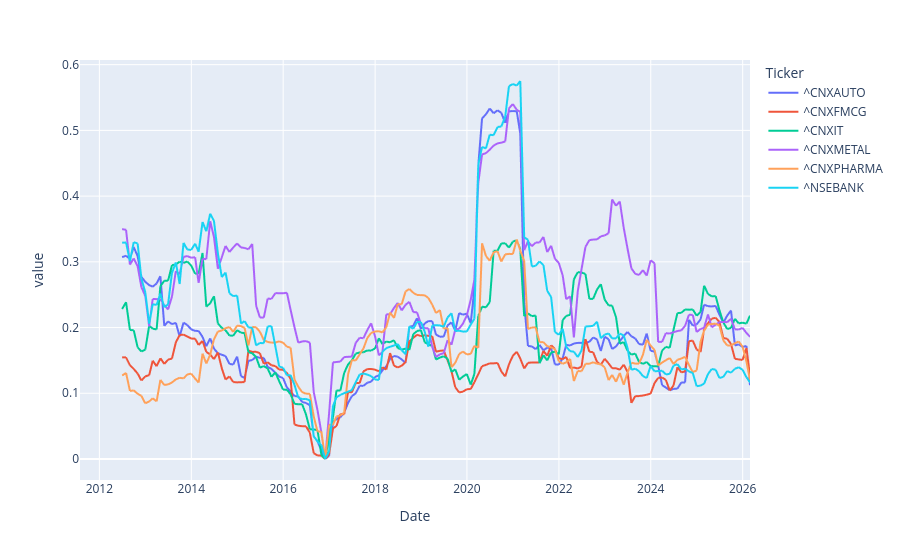

Here is the notebook cell this chart was saved with:
### Markdown cell above
# Monthly Historical Volatility

### Code cell
Trading_days = 12

historical_volatility = monthly_returns.rolling(window=Trading_days).std() * np.sqrt(Trading_days)
historical_volatility.plot()

### Figure 1 — Plotly figure (JSON) as saved in the notebook; plotly's stock layout.template omitted (floating-point values rounded to 4 significant figures; data arrays with more than 128 entries replaced by an {"elided": "..."} marker saying what was removed)
{"data": [{"hovertemplate": "Ticker=^CNXAUTO<br>Date=%{x}<br>value=%{y}<extra></extra>", "legendgroup": "^CNXAUTO", "line": {"color": "#636efa", "dash": "solid"}, "marker": {"symbol": "circle"}, "mode": "lines", "name": "^CNXAUTO", "showlegend": true, "type": "scattergl", "x": {"elided": "176 str values"}, "xaxis": "x", "y": {"elided": "176 float values"}, "yaxis": "y"}, {"hovertemplate": "Ticker=^CNXFMCG<br>Date=%{x}<br>value=%{y}<extra></extra>", "legendgroup": "^CNXFMCG", "line": {"color": "#EF553B", "dash": "solid"}, "marker": {"symbol": "circle"}, "mode": "lines", "name": "^CNXFMCG", "showlegend": true, "type": "scattergl", "x": {"elided": "176 str values"}, "xaxis": "x", "y": {"elided": "176 float values"}, "yaxis": "y"}, {"hovertemplate": "Ticker=^CNXIT<br>Date=%{x}<br>value=%{y}<extra></extra>", "legendgroup": "^CNXIT", "line": {"color": "#00cc96", "dash": "solid"}, "marker": {"symbol": "circle"}, "mode": "lines", "name": "^CNXIT", "showlegend": true, "type": "scattergl", "x": {"elided": "176 str values"}, "xaxis": "x", "y": {"elided": "176 float values"}, "yaxis": "y"}, {"hovertemplate": "Ticker=^CNXMETAL<br>Date=%{x}<br>value=%{y}<extra></extra>", "legendgroup": "^CNXMETAL", "line": {"color": "#ab63fa", "dash": "solid"}, "marker": {"symbol": "circle"}, "mode": "lines", "name": "^CNXMETAL", "showlegend": true, "type": "scattergl", "x": {"elided": "176 str values"}, "xaxis": "x", "y": {"elided": "176 float values"}, "yaxis": "y"}, {"hovertemplate": "Ticker=^CNXPHARMA<br>Date=%{x}<br>value=%{y}<extra></extra>", "legendgroup": "^CNXPHARMA", "line": {"color": "#FFA15A", "dash": "solid"}, "marker": {"symbol": "circle"}, "mode": "lines", "name": "^CNXPHARMA", "showlegend": true, "type": "scattergl", "x": {"elided": "176 str values"}, "xaxis": "x", "y": {"elided": "176 float values"}, "yaxis": "y"}, {"hovertemplate": "Ticker=^NSEBANK<br>Date=%{x}<br>value=%{y}<extra></extra>", "legendgroup": "^NSEBANK", "line": {"color": "#19d3f3", "dash": "solid"}, "marker": {"symbol": "circle"}, "mode": "lines", "name": "^NSEBANK", "showlegend": true, "type": "scattergl", "x": {"elided": "176 str values"}, "xaxis": "x", "y": {"elided": "176 float values"}, "yaxis": "y"}], "layout": {"autosize": true, "legend": {"title": {"text": "Ticker"}, "tracegroupgap": 0}, "margin": {"t": 60}, "xaxis": {"anchor": "y", "autorange": true, "domain": [0, 1], "range": ["2011-07-31", "2026-02-28"], "title": {"text": "Date"}, "type": "date"}, "yaxis": {"anchor": "x", "autorange": true, "domain": [0, 1], "range": [-0.03195, 0.6071], "title": {"text": "value"}, "type": "linear"}}}
